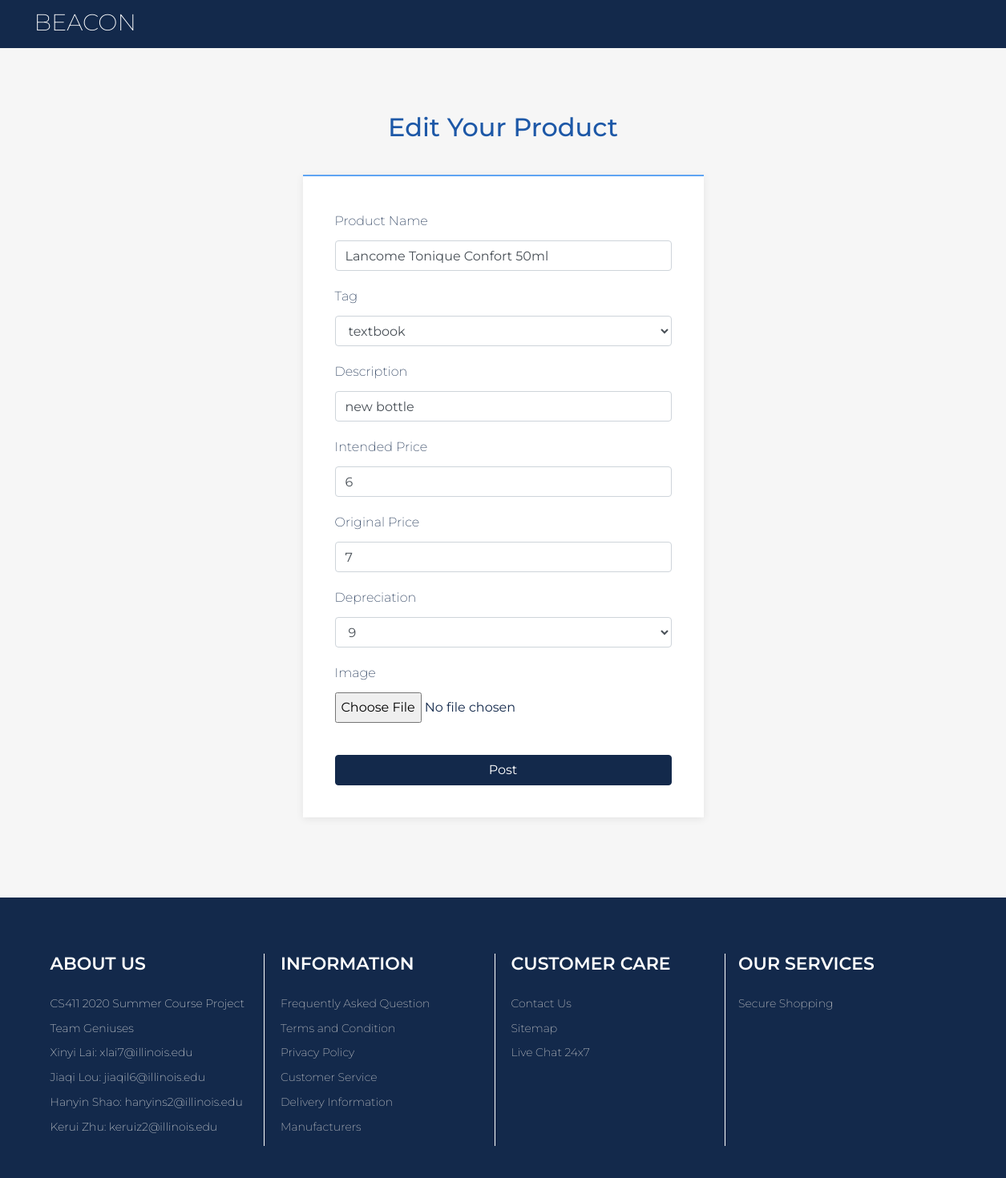
The app's page /edit_product.php?id=53, older data.
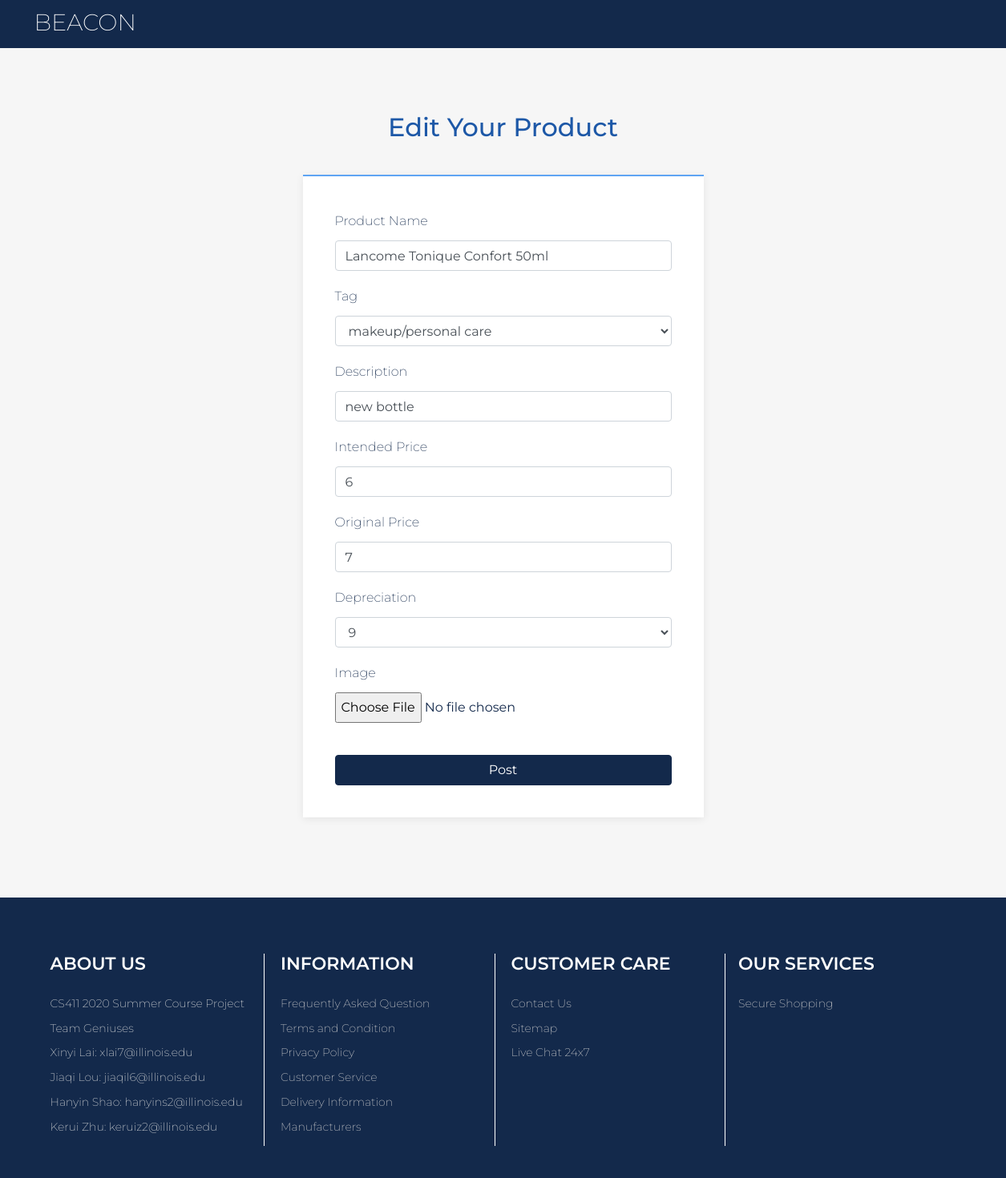
The same page, newer data.
### tables this page shows
CREATE TABLE `Sales` (
  `SaleId` int NOT NULL,
  `SellerId` varchar(50) DEFAULT NULL,
  `ProductName` varchar(50) DEFAULT NULL,
  `Tag` varchar(50) DEFAULT NULL,
  `Description` varchar(500) DEFAULT NULL,
  `Image` varchar(100) DEFAULT NULL,
  `IntendedPrice` double DEFAULT NULL,
  `OriginalPrice` double DEFAULT NULL,
  `Depreciation` int DEFAULT NULL,
  `IntendedBuyerId` varchar(50) DEFAULT NULL,
  `DatePost` timestamp NOT NULL DEFAULT CURRENT_TIMESTAMP
);

### edit_product.php (the view, shortened to what the changed rows need)
<?php
    $saleid = (int)$_GET['id'];
    if ($saleid) {
        if ($_SERVER["REQUEST_METHOD"] == "POST") {
            $seller_id = $_SESSION['curr_user'];
            $product_name = ppc($_POST["product_name"]);
            $tag = ppc($_POST["tag"]);
            $description = ppc($_POST["description"]);
            $intended_price = (double)ppc($_POST["intendedPrice"]);
            $original_price = (double)ppc($_POST["originalPrice"]);
            $depreciation = (int)$_POST["depreciation"];
            if ($product_name != "" && $intended_price > 0 && $original_price > 0
                && file_exists($_FILES['image']['tmp_name']) ) {
                $upload_dir="images/".$seller_id."/";
                if(!is_dir($upload_dir)) { mkdir($upload_dir); }
                $postfix = substr($_FILES['image']['name'],strrpos($_FILES['image']['name'],'.'));
                $filename = $upload_dir.date("YmdHis").$postfix;
                if(move_uploaded_file($_FILES['image']['tmp_name'], $filename)){
                    $conn = connectDB();
                    $sql = "SELECT * FROM Sales WHERE SaleId=$saleid";
                    $result = $conn->query($sql);
                    if ($result) {
                        $row = mysqli_fetch_assoc($result);
                        $original_filepath = $row['Image'];
                        if(is_file($original_filepath)) {
                            unlink($original_filepath);
                        }
                    }
                    else {
                        $msg = "Delete old image Error: " . $sql . "<br>" . $conn->error;
                        header("location:index.php");
                        exit;
                    }
                    $sql = "UPDATE Sales
						    SET ProductName = '$product_name', Tag = '$tag', Description = '$description', Image = '$filename', IntendedPrice = '$intended_price', OriginalPrice = '$original_price', Depreciation = '$depreciation'
                            WHERE SaleId = '$saleid'";
                    if ($conn->query($sql)) {
                        header("location:myproducts.php");
                        exit;
                    } else {
                        $msg = 'Update fail';
                    }
                    $conn->close();
                } else {
                    $msg = 'Store fail';
                }
            } else if($product_name != "" && $intended_price > 0 && $original_price > 0){
                $conn = connectDB();
                $sql = "UPDATE Sales
                        SET ProductName = '$product_name', Tag = '$tag', Description = '$description', IntendedPrice = '$intended_price', OriginalPrice = '$original_price', Depreciation = '$depreciation'
                        WHERE SaleId = '$saleid'";
                if ($conn->query($sql)) {
                    header("location:myproducts.php");
                    exit;
                } else {
                    $msg = 'Update fail';
                }
                $conn->close();
            }
            else{
                $msg = 'Wrong information';
            }
        }
        else {
            $conn = connectDB();
            $sql = "SELECT * FROM Sales WHERE SaleId=$saleid";
            $result = $conn->query($sql);
            if ($result) {
                $row = mysqli_fetch_assoc($result);
                $product_name = $row['ProductName'];
                $tag = $row['Tag'];
                $description = $row['Description'];
                $intended_price = $row['IntendedPrice'];
                $original_price = $row['OriginalPrice'];
                $depreciation = $row['Depreciation'];
            }
            else {
                $msg = "Error: " . $sql . "<br>" . $conn->error;
            }
        }
    }
?>
<!DOCTYPE html>
<html>
<head>
    <link rel="stylesheet" href="assets/bootstrap/css/bootstrap.min.css">
    <link rel="stylesheet" href="assets/css/baguetteBox.min.css">
    <link rel="stylesheet" href="assets/css/smoothproducts.css">
</head>
<body>
    <main class="page post-page">
        <section class="clean-block clean-form dark">
            <div class="container">
                <div class="block-heading">
                    <h2 class="text-info">Edit Your Product</h2>
				</div>
                <form action="" method="post" enctype="multipart/form-data">
                    <div class="form-group">
						<label for="focusedInput">Product Name</label>
						<input class="form-control item" type="text" name="product_name" value="<?php echo $product_name;?>"/>
					</div>
					<div class="form-group">
						<label for="focusedInput">Tag</label><span class="warning"> <?php echo $tag_err;?></span>
                        <select class="form-control" id="tag" name="tag">
							<optgroup label="tag">
								<option value="textbook" <?php echo $tag=="textbook" ? 'selected':'' ?> >textbook</option>
                                <option value="makeup/personal care" <?php echo $tag=="makeup/personal care" ? 'selected':'' ?> >makeup/personal care</option>
							</optgroup>
						</select>
					</div>
                    <div class="form-group">
						<label for="focusedInput">Description</label> <span class="warning">
						<input class="form-control item" type="text" name="description" value="<?php echo $description;?>"/>
					</div>
                    <div class="form-group">
						<label for="focusedInput">Intended Price</label>
						<input class="form-control item" type="text" name="intendedPrice" value="<?php echo $intended_price;?>"/>
					</div>
                    <div class="form-group">
						<label for="focusedInput">Original Price</label>
						<input class="form-control item" type="text" name="originalPrice" value="<?php echo $original_price;?>"/>
					</div>
                    <div class="form-group">
						<label for="selectError3">Depreciation</label>
						<select class="form-control" id="selectError3" name="depreciation">
							<optgroup label="Depreciation">
								<option value="9" <?php echo $depreciation==9 ? 'selected':'' ?> >9</option>
							</optgroup>
						</select>
					</div>
			    </form>
            </div>
        </section>
    </main>
</body>
</html>

Row changes from the older to the newer data that the page shows:
changed sales "Lancome Tonique Confort 50ml": tag (not shown) → "makeup/personal care"
Text that changed along with them:
form field tag: "textbook" → (not shown)
